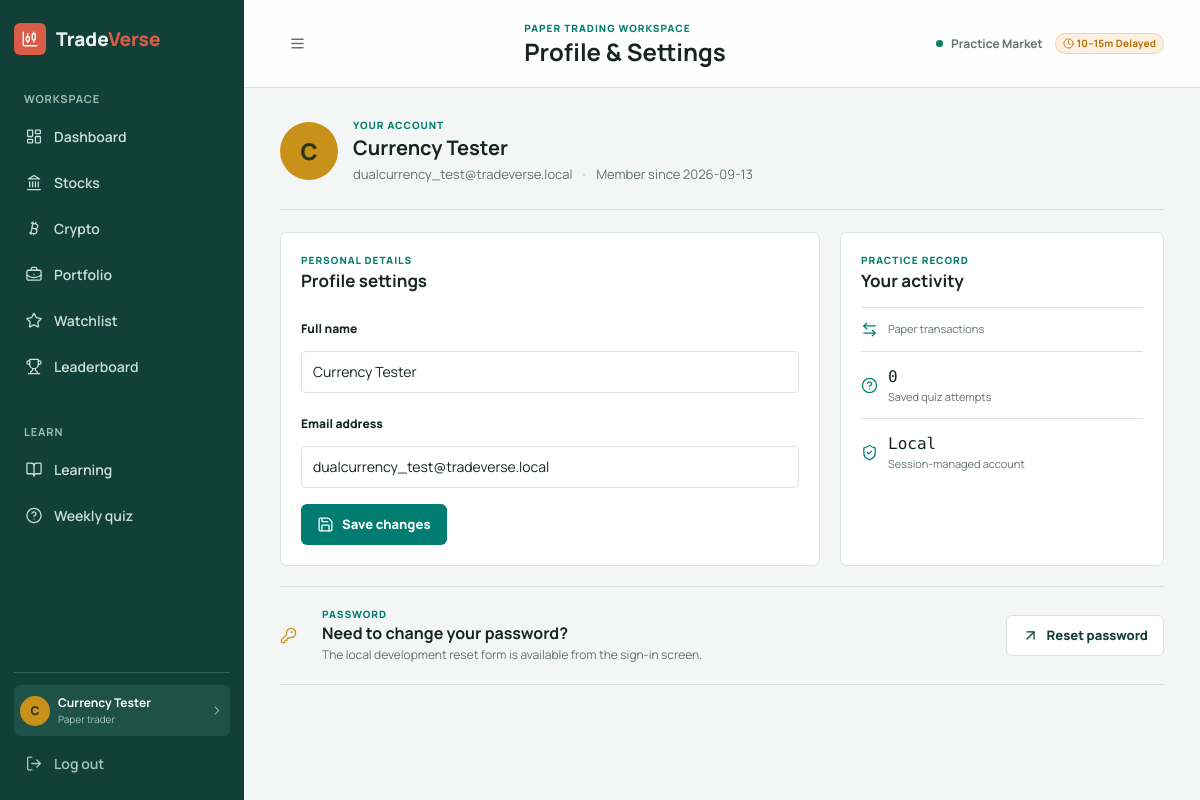
The app's page /profile (signed in) with its own data.
### tables this page shows
CREATE TABLE users (
        id INTEGER PRIMARY KEY AUTOINCREMENT,
        full_name TEXT NOT NULL,
        email TEXT NOT NULL UNIQUE,
        password_hash TEXT NOT NULL,
        created_at TEXT NOT NULL DEFAULT CURRENT_TIMESTAMP,
        updated_at TEXT NOT NULL DEFAULT CURRENT_TIMESTAMP
    );

### app.py (the view)
    def wrapper(*args, **kwargs):
        if not get_current_user():
            if request.is_json or request.path.startswith("/api/"):
                return jsonify({"error": "unauthorized", "message": "Sign in required"}), 401
            return redirect(url_for("login"))
        return func(*args, **kwargs)

### app.py (called while the page is built, shortened)
def get_current_user():
    user_id = session.get("user_id")
    email = session.get("user_email")
    user = None
    if user_id:
        user = engine.get_user_by_id(user_id)
    if not user and email:
        user = engine.get_user_by_email(email)
        if user:
            session["user_id"] = user["id"]
    if user:
        port_rows = engine.get_portfolio_rows(user["id"])
        return user

@app.context_processor
def inject_context():
    user = get_current_user()
    wallet = engine.get_wallet(user["id"]) if user else {"inr": 0.0, "usdt": 0.0}
    return {
        "current_user": user,
        "current_wallet": wallet,
        "page_name": "TradeVerse",
    }

def login_required(func):
    def wrapper(*args, **kwargs):
        if not get_current_user():
            if request.is_json or request.path.startswith("/api/"):
                return jsonify({"error": "unauthorized", "message": "Sign in required"}), 401
            return redirect(url_for("login"))
        return func(*args, **kwargs)
    wrapper.__name__ = func.__name__
    return wrapper

@app.route("/profile")
@login_required
def profile():
    user = get_current_user()
    wallet = engine.get_wallet(user["id"])
    return render_template("profile.html", user=user, wallet=wallet, page_name="Profile & Settings")

### engine.py (called while the page is built)
def get_sqlite_path():
    if os.environ.get("VERCEL") or os.environ.get("AWS_LAMBDA_FUNCTION_NAME"):
        return "/tmp/tradeverse.db"
    db_dir = os.path.join(os.path.dirname(os.path.abspath(__file__)), "database")
    os.makedirs(db_dir, exist_ok=True)
    return os.path.join(db_dir, "tradeverse.db")

@contextmanager
def get_db():
    if _IS_POSTGRES and _PG_POOL:
        conn = _PG_POOL.getconn()
        try:
            yield conn
        finally:
            _PG_POOL.putconn(conn)
    else:
        import sqlite3
        conn = sqlite3.connect(get_sqlite_path(), timeout=15.0)
        conn.row_factory = sqlite3.Row
        conn.execute("PRAGMA journal_mode = WAL")
        conn.execute("PRAGMA synchronous = NORMAL")
        conn.execute("PRAGMA foreign_keys = ON")
        try:
            yield conn
        finally:
            conn.close()

def get_user_by_id(user_id):
    return query_db("SELECT * FROM users WHERE id = %s", (user_id,), fetchone=True)

### templates/profile.html
{% extends 'base.html' %}
{% block content %}
<section class="profile-header"><span class="profile-avatar">{{ current_user['full_name'][0]|upper }}</span><div><p class="eyebrow">Your account</p><h2>{{ current_user['full_name'] }}</h2><p>{{ current_user['email'] }} <span class="dot-separator">&bull;</span> Member since {{ current_user['created_at'][:10] }}</p></div></section>
<section class="profile-layout"><form method="post" class="profile-form"><div class="section-heading"><div><p class="eyebrow">Personal details</p><h2>Profile settings</h2></div></div><label class="field-label" for="full_name">Full name</label><input class="field-input" id="full_name" name="full_name" type="text" value="{{ current_user['full_name'] }}" required><label class="field-label" for="email">Email address</label><input class="field-input" id="email" name="email" type="email" value="{{ current_user['email'] }}" required><button class="primary-button" type="submit"><i data-lucide="save"></i>Save changes</button></form><aside class="profile-summary"><div class="section-heading"><div><p class="eyebrow">Practice record</p><h2>Your activity</h2></div></div><div class="profile-stat"><i data-lucide="arrow-left-right"></i><span><strong>{{ transaction_count }}</strong><small>Paper transactions</small></span></div><div class="profile-stat"><i data-lucide="circle-help"></i><span><strong>{{ quiz_results|length }}</strong><small>Saved quiz attempt{% if quiz_results|length != 1 %}s{% endif %}</small></span></div><div class="profile-stat"><i data-lucide="shield-check"></i><span><strong>Local</strong><small>Session-managed account</small></span></div></aside></section>
<section class="account-note"><i data-lucide="key-round"></i><div><p class="eyebrow">Password</p><h2>Need to change your password?</h2><p>The local development reset form is available from the sign-in screen.</p></div><a class="secondary-button" href="{{ url_for('forgot_password') }}"><i data-lucide="arrow-up-right"></i>Reset password</a></section>
{% endblock %}

### templates/base.html (shortened to what this page needs)
<!doctype html>
<html lang="en">
<head>
    <link rel="stylesheet" href="{{ url_for('static', filename='css/style.css') }}">
</head>
<body class="{% if not current_user %}auth-body{% endif %}">
    {% if current_user %}
    <div class="app-shell" id="app-shell">
        <aside class="sidebar" aria-label="Main navigation">
            <a class="brand" href="{{ url_for('dashboard') }}" aria-label="TradeVerse dashboard">
                <span class="brand-mark" aria-hidden="true"><i data-lucide="candlestick-chart"></i></span>
                <span>Trade<span>Verse</span></span>
            </a>
            <p class="sidebar-label">Workspace</p>
            <nav class="main-nav">
                <a class="nav-link {% if request.endpoint == 'dashboard' %}is-active{% endif %}" href="{{ url_for('dashboard') }}"><i data-lucide="layout-dashboard"></i>Dashboard</a>
                <a class="nav-link {% if request.endpoint == 'stocks' %}is-active{% endif %}" href="{{ url_for('stocks') }}"><i data-lucide="landmark"></i>Stocks</a>
                <a class="nav-link {% if request.endpoint == 'crypto' %}is-active{% endif %}" href="{{ url_for('crypto') }}"><i data-lucide="bitcoin"></i>Crypto</a>
                <a class="nav-link {% if request.endpoint == 'portfolio' %}is-active{% endif %}" href="{{ url_for('portfolio') }}"><i data-lucide="briefcase-business"></i>Portfolio</a>
                <a class="nav-link {% if request.endpoint == 'watchlist' %}is-active{% endif %}" href="{{ url_for('watchlist') }}"><i data-lucide="star"></i>Watchlist</a>
                <a class="nav-link {% if request.endpoint == 'leaderboard' %}is-active{% endif %}" href="{{ url_for('leaderboard') }}"><i data-lucide="trophy"></i>Leaderboard</a>
            </nav>
            <p class="sidebar-label">Learn</p>
            <nav class="main-nav">
                <a class="nav-link {% if request.endpoint == 'learning' %}is-active{% endif %}" href="{{ url_for('learning') }}"><i data-lucide="book-open"></i>Learning</a>
                <a class="nav-link {% if request.endpoint == 'quiz' %}is-active{% endif %}" href="{{ url_for('quiz') }}"><i data-lucide="circle-help"></i>Weekly quiz</a>
            </nav>
            <div class="sidebar-footer">
                <a class="user-summary {% if request.endpoint == 'profile' %}is-active{% endif %}" href="{{ url_for('profile') }}">
                    <span class="avatar">{{ current_user['full_name'][0]|upper }}</span>
                    <span><strong>{{ current_user['full_name'] }}</strong><small>Paper trader</small></span>
                    <i data-lucide="chevron-right"></i>
                </a>
                <a class="logout-link" href="{{ url_for('logout') }}"><i data-lucide="log-out"></i>Log out</a>
            </div>
        </aside>
        <div class="content-area">
            <header class="topbar">
                <button class="icon-button mobile-menu-button" type="button" aria-label="Toggle navigation" data-menu-toggle><i data-lucide="menu"></i></button>
                <div>
                    <p class="eyebrow">Paper trading workspace</p>
                    <h1>{{ page_name }}</h1>
                </div>
                <div class="market-status" title="Market quotes are provided by free tier exchange feeds (10–15 minutes delayed)"><span class="status-dot"></span><span>Practice Market</span><span class="market-delay-badge"><i data-lucide="clock"></i>10–15m Delayed</span></div>
            </header>
            <main class="page-content">
    {% endif %}
    {% block content %}{% endblock %}
    {% if current_user %}
            </main>
        </div>
    </div>
    {% else %}
    </main>
    {% endif %}
</body>
</html>

### records on screen
users: full_name "C", full_name "Currency Tester", email "dualcurrency_test@tradeverse.local", created_at "2026-09-13"

### other values on screen
{{ page_name }} "Profile & Settings"
{{ quiz_results|length }} "0"
